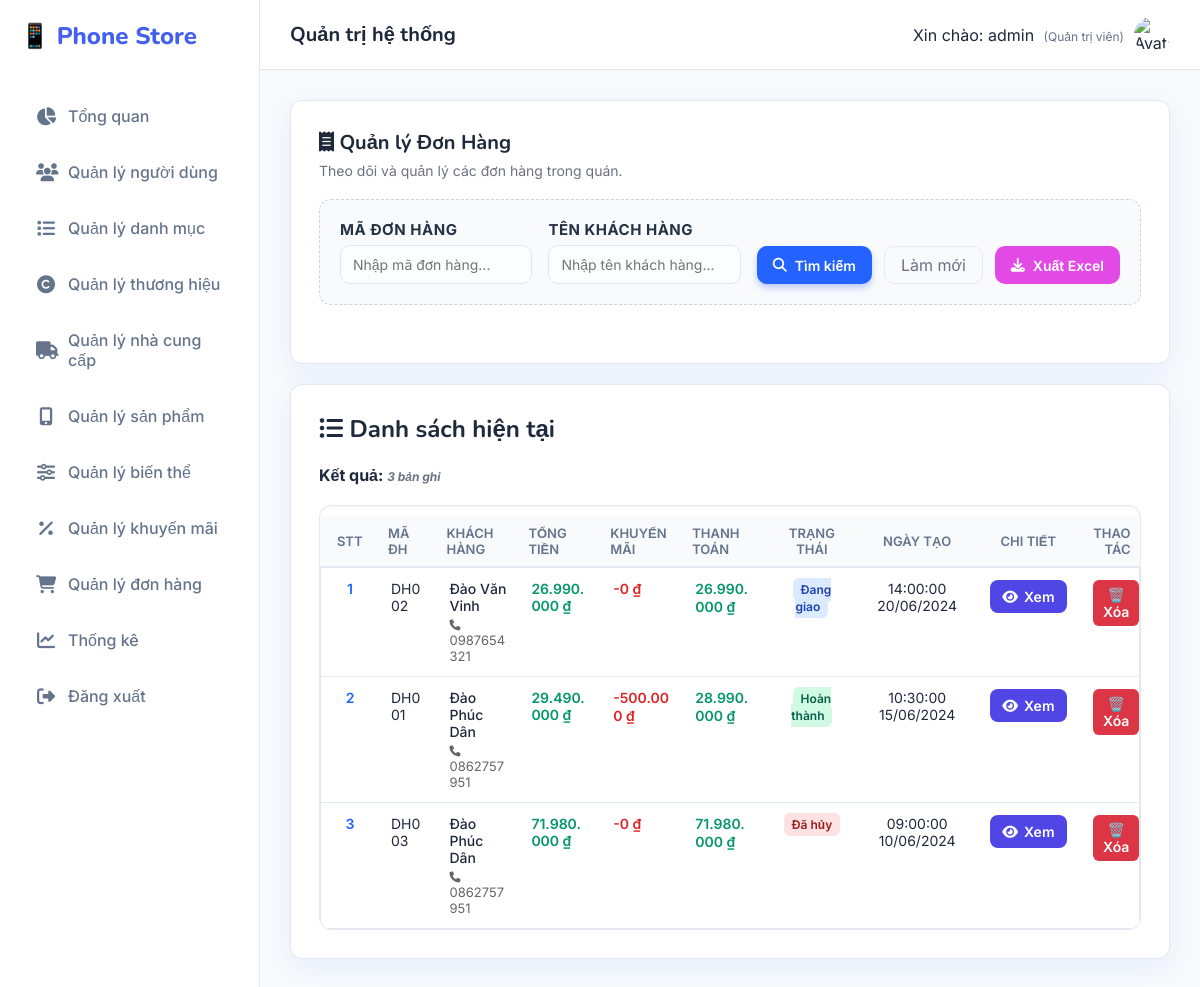
/Donhang/danhsach (signed in), run on the app's committed database.
### tables this page shows
CREATE TABLE `don_hang` (
  `ma_don_hang` varchar(20) NOT NULL,
  `ma_user` varchar(20) NOT NULL,
  `ma_dia_chi` varchar(20) DEFAULT NULL,
  `ma_khuyen_mai` varchar(20) DEFAULT NULL,
  `tong_tien_hang` decimal(15,2) DEFAULT NULL,
  `trang_thai_don_hang` enum('cho_duyet','dang_giao','hoan_thanh','da_huy') DEFAULT NULL,
  `ngay_tao` datetime DEFAULT current_timestamp()
);

CREATE TABLE `users` (
  `ma_user` varchar(20) NOT NULL,
  `ten_user` varchar(55) NOT NULL,
  `password` varchar(55) NOT NULL,
  `full_name` varchar(255) DEFAULT NULL,
  `email` varchar(55) DEFAULT NULL,
  `phan_quyen` enum('admin','khach_hang') DEFAULT NULL,
  `so_dien_thoai` varchar(20) DEFAULT NULL,
  `ngay_tao` datetime DEFAULT current_timestamp()
);

CREATE TABLE `dia_chi_giao_hang` (
  `ma_dia_chi` varchar(20) NOT NULL,
  `ma_user` varchar(20) NOT NULL,
  `ho_ten` varchar(255) DEFAULT NULL,
  `so_dien_thoai` varchar(20) DEFAULT NULL,
  `dia_chi` varchar(255) DEFAULT NULL,
  `mac_dinh` tinyint(1) DEFAULT 0
);

CREATE TABLE `khuyen_mai` (
  `ma_khuyen_mai` varchar(20) NOT NULL,
  `ten_khuyen_mai` varchar(255) DEFAULT NULL,
  `tien_khuyen_mai` decimal(15,2) DEFAULT NULL,
  `ngay_bat_dau` datetime DEFAULT NULL,
  `ngay_ket_thuc` datetime DEFAULT NULL,
  `trang_thai_khuyen_mai` enum('con','het') DEFAULT NULL
);

### MVC/Core/controller.php (called while the page is built, shortened)
<?php
class controller
{
    public function model($model)
    {
        return new $model;
    }
    public function view($view, $data = [])
    {
        include_once __DIR__ . '/../Views/' . $view . '.php';
    }
}

### MVC/Controllers/Donhang.php (called while the page is built, shortened)
<?php
class Donhang extends controller
{
    private $dh;
    function __construct()
    {
        $this->dh = $this->model("DonHang_m");
    }
    function danhsach()
    {
        $result = $this->dh->DonHang_getAll();
        $this->view('Master', [
            'page' => 'Danhsachdonhang_v',
            'dulieu' => $result
        ]);
    }
}

### MVC/Core/app.php (called while the page is built, shortened)
<?php
class app
{
    protected $action = "Get_data";
    function __construct()
    {
        $arr = $this->processURL();
        if ($arr != null) {
            if (file_exists(__DIR__ . '/../Controllers/' . $arr[0] . '.php')) {
                unset($arr[0]);
            }
        }
        $this->controller = new $this->controller;
        if (isset($arr[1])) {
            if (method_exists($this->controller, $arr[1])) {
                $this->action = $arr[1];
                unset($arr[1]);
            }
        }
        $this->param = $arr ? array_values($arr) : [];
        call_user_func_array([$this->controller, $this->action], $this->param);
    }
    function processURL()
    {
        if (isset($_GET['url'])) {
            return explode('/', filter_var(trim($_GET['url']), FILTER_DEFAULT));
        }
    }
}

### index.php (called while the page is built, shortened)
<?php
    $myapp = new app();
?>

### MVC/Core/connectDB.php (called while the page is built, shortened)
<?php
include_once __DIR__ . '/../../Public/Classes/TimezoneHelper.php';
class connectDB
{
    function __construct()
    {
        $this->con = mysqli_connect('localhost', 'root', '', 'phone_store_v2');
    }
}

### MVC/Models/DonHang_m.php (called while the page is built, shortened)
<?php
class DonHang_m extends connectDB
{
    function DonHang_getAll()
    {
        $sql = "SELECT dh.*, u.full_name, dc.ho_ten as ten_nguoi_nhan, dc.dia_chi, dc.so_dien_thoai , km.ten_khuyen_mai ,km.tien_khuyen_mai
                FROM don_hang dh
                LEFT JOIN users u ON dh.ma_user = u.ma_user
                LEFT JOIN dia_chi_giao_hang dc ON dh.ma_dia_chi = dc.ma_dia_chi
                LEFT JOIN khuyen_mai km ON dh.ma_khuyen_mai = km.ma_khuyen_mai
                ORDER BY dh.ngay_tao DESC";
        return mysqli_query($this->con, $sql);
    }
}

### Public/Classes/TimezoneHelper.php (called while the page is built, shortened)
<?php
class TimezoneHelper
{
    public static function formatForDisplay($datetime, $format = 'd/m/Y H:i:s')
    {
        $date = new DateTime($datetime);
        return $date->format($format);
    }
}

### MVC/Views/Pages/Danhsachdonhang_v.php (the view, shortened to what this page needs)
<!DOCTYPE html>
<html lang="vi">
<body>
    <div class="card">
        <div class="actions-top">
            <div>
                <h1><i class="fa-solid fa-receipt"></i> Quản lý Đơn Hàng</h1>
                <p class="lead">Theo dõi và quản lý các đơn hàng trong quán.</p>
            </div>
        </div>
        <form method="post" action="http://localhost/Banhang/Donhang/Timkiem" class="form-search"
            style="margin-bottom:30px;border:1px dashed #cbd5e1;padding:20px;border-radius:12px;background:#f8fafc">
            <div class="search-fields">
                <div>
                    <label for="searchId">Mã đơn hàng</label>
                    <input type="text" id="searchId" name="txtMadonhang" placeholder="Nhập mã đơn hàng..."
                        value="<?php echo isset($data['ma_don_hang']) ? htmlspecialchars($data['ma_don_hang']) : ''; ?>" />
                </div>
                <div>
                    <label for="searchName">Tên khách hàng</label>
                    <input type="text" id="searchName" name="txtTenkhachhang" placeholder="Nhập tên khách hàng..."
                        value="<?php echo isset($data['full_name']) ? htmlspecialchars($data['full_name']) : ''; ?>" />
                </div>
            </div>
            <div class="actions" style="margin-top:0;">
                <button type="submit" class="btn-primary" name="btnTim"><i class="fa-solid fa-search"></i> Tìm
                    kiếm</button>
                <a href="http://localhost/Banhang/Donhang/danhsach" class="btn-ghost">Làm mới</a>
                <button type="submit" name="btnXuatexcel" class="btn-excel">
                    <i class="fa-solid fa-solid fa-download"></i> Xuất Excel
                </button>
            </div>
        </form>
    </div>
    <div class="card">
        <h2><i class="fa-solid fa-list-ul"></i> Danh sách hiện tại</h2>
        <?php
        if (isset($data['dulieu'])) {
            if (is_object($data['dulieu'])) {
                $count = mysqli_num_rows($data['dulieu']);
                mysqli_data_seek($data['dulieu'], 0);
            } else {
                $count = 0;
            }
        ?>
        <div style="margin:10px 0">
            <strong>Kết quả: <span id="resultCount" class="hint"></span></strong>
        </div>
        <div class="table-container">
            <table>
                <thead>
                    <tr>
                        <th>STT</th>
                        <th>Mã ĐH</th>
                        <th>Khách hàng</th>
                        <th>Tổng tiền</th>
                        <th>Khuyến mãi</th>
                        <th>Thanh toán</th>
                        <th>Trạng thái</th>
                        <th>Ngày tạo</th>
                        <th>Chi tiết</th>
                        <th style="text-align:right">Thao tác</th>
                    </tr>
                </thead>
                <tbody id="dhBody">
                    <?php
                        if ($count > 0) {
                            $serial = 1;
                            while ($row = mysqli_fetch_array($data['dulieu'])) {
                        ?>
                    <tr>
                        <td><span style="font-weight:600;color:var(--accent)"><?php echo $serial++; ?></span></td>
                        <td><?php echo htmlspecialchars($row['ma_don_hang']) ?></td>
                        <td>
                            <div style="font-weight: 500;">
                                <?php echo htmlspecialchars($row['full_name']) ?>
                            </div>
                            <div style="font-size: 13px; color: #666; margin-top: 2px;">
                                <i class="fa-solid fa-phone" style="font-size: 11px;"></i>
                                <?php echo htmlspecialchars($row['so_dien_thoai'] ?? 'Không có SĐT') ?>
                            </div>
                        </td>
                        <td><span class="currency"><?php echo number_format($row['tong_tien_hang'], 0, ',', '.') ?>
                                ₫</span>
                        </td>
                        <td><span
                                class="currency discount">-<?php echo number_format($row['tien_khuyen_mai'] ?? 0, 0, ',', '.') ?>
                                ₫</span></td>
                        <td><span
                                class="currency"><?php echo number_format($row['tong_tien_hang'] - ($row['tien_khuyen_mai'] ?? 0), 0, ',', '.') ?>
                                ₫</span></td>
                        <td>
                            <?php
                            $status = $row['trang_thai_don_hang'];
                            [$bg, $color, $label] = match($status) {
                                'cho_duyet'  => ['#fef3c7', '#92400e', 'Chờ duyệt'],
                                'dang_giao'  => ['#dbeafe', '#1e40af', 'Đang giao'],
                                'hoan_thanh' => ['#d1fae5', '#065f46', 'Hoàn thành'],
                                'da_huy'     => ['#fee2e2', '#991b1b', 'Đã hủy'],
                                default      => ['#f3f4f6', '#374151', 'Không rõ'],
                            };
                            ?>
                            <span style="background:<?= $bg ?>; color:<?= $color ?>; padding:4px 8px; border-radius:6px; font-size:12px; font-weight:600">
                                <?= $label ?>
                            </span>
                        </td>
                        <td><?php echo isset($row['ngay_tao']) ? htmlspecialchars(TimezoneHelper::formatForDisplay($row['ngay_tao'], 'H:i:s d/m/Y')) : '' ?>
                        </td>
                        <td>
                            <button class="detail-btn" onclick="showOrderDetails('<?php echo $row['ma_don_hang']; ?>')">
                                <i class="fa-solid fa-eye"></i> Xem
                            </button>
                        </td>
                        <td style="text-align:right">
                            <a href="http://localhost/Banhang/Donhang/xoa/<?php echo urlencode($row['ma_don_hang']) ?>"
                                onclick="return confirm('Bạn có chắc chắn muốn xoá không?')"><button
                                    class="btn-delete">🗑️
                                    Xóa</button></a>
                        </td>
                    </tr>
                    <?php }
                        } ?>
                </tbody>
            </table>
        </div>
        <?php } ?>
    </div>
</body>
</html>

### data on the page
don_hang: ma_don_hang "DH002", ma_user.full_name "Đào Văn Vinh", ma_dia_chi.so_dien_thoai "0987654321", tong_tien_hang "26.990.000", tien_khuyen_mai "0", tien_khuyen_mai "26.990.000", label "Đang giao", ngay_tao "14:00:00 20/06/2024"
don_hang: ma_don_hang "DH001", ma_user.full_name "Đào Phúc Dân", ma_dia_chi.so_dien_thoai "0862757951", tong_tien_hang "29.490.000", ma_khuyen_mai.tien_khuyen_mai "500.000", $row['tong_tien_hang']-($row['tien_khuyen_mai']??0) "28.990.000", label "Hoàn thành", ngay_tao "10:30:00 15/06/2024"
don_hang: ma_don_hang "DH003", ma_user.full_name "Đào Phúc Dân", ma_dia_chi.so_dien_thoai "0862757951", tong_tien_hang "71.980.000", tien_khuyen_mai "0", tien_khuyen_mai "71.980.000", label "Đã hủy", ngay_tao "09:00:00 10/06/2024"

### other printed values
$_SESSION['user_name'] "admin"
